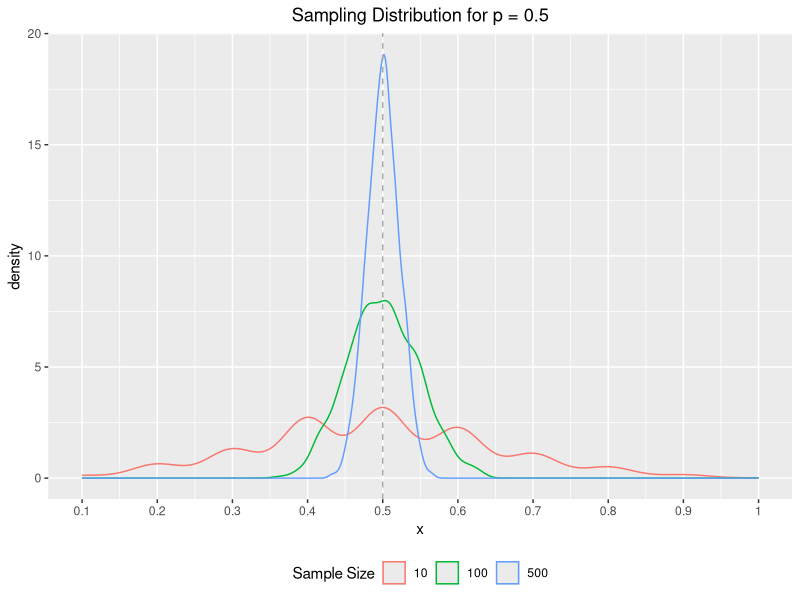
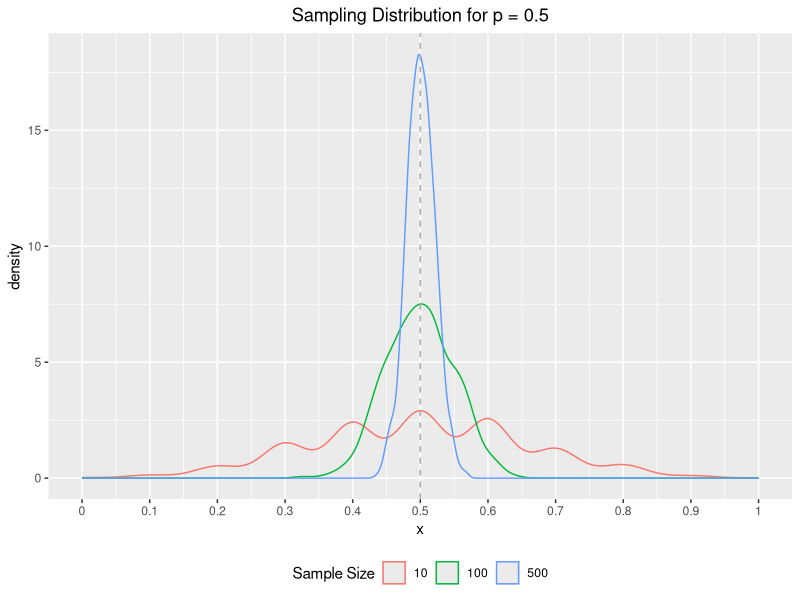

Write R code to recreate these figures, in order.
## ---- chunk 1
(avg_of_days <- (10/50 + 10/100) / 2)
(avg_of_test <- (10 + 10) / (50 + 100))
## ---- chunk 2
(avg_of_props <- (10/50 + 10/100) / 2)
(props_of_sums <- (10 + 10) / (50 + 100))
## ---- chunk 3
(avg_of_props <- (20/100 + 10/100) / 2)
(props_of_sums <- (20 + 10) / (100 + 100))
## ---- chunk 4
p <- 0.5
n <- 1000
size <- c(10, 100, 500)
samples <- lapply(size, FUN = function(x) rbinom(n, x, p) / x)
vapply(samples, FUN = function(x) round(mean(x), 3), FUN.VALUE = numeric(1))
vapply(samples, FUN = function(x) round(sd(x), 3), FUN.VALUE = numeric(1))
## ---- chunk 5
library(ggplot2)

df <- data.frame(
  s = unlist(lapply(size, FUN = function(x) rep(x,n))), 
  x = unlist(samples))

ggplot(data = df) +
  aes(x = x, col = as.character(s)) +
  geom_density() +
  geom_vline(xintercept = p, col = 'darkgrey', linetype = 2) +
  labs(
    title = "Sampling Distribution for p = 0.5",
    col = "Sample Size"
  ) +
  scale_x_continuous(breaks = seq(0, 1, 0.1), labels = seq(0, 1, 0.1)) +
  theme(
    plot.title = element_text(hjust = 0.5),
    legend.position = "bottom"
  )
## ---- chunk 6
avg_of_ratios <- (10/100 + 90/100) / 2

ratio_of_sums <- (10 + 90) / (100 + 100)

avg_of_ratios == ratio_of_sums

avg_of_ratios_uneq <- (10/100 + 180 / 200) / 2

ratio_of_sums_uneq <- (10 + 180) / (100 + 200)

avg_of_ratios_uneq == ratio_of_sums_uneq

weightavg_of_ratios_uneq <- (100/300)*(10/100) + (200/300)*(180/200)

ratio_of_sums_uneq == weightavg_of_ratios_uneq
## ---- chunk 7
df1 <- data.frame(
  numer = c( 10,  90),
  denom = c(100, 100)
)

with(df1, mean(numer)/mean(denom))
with(df1, mean(numer / denom))
## ---- chunk 8
df2 <- data.frame(
  numer = c( 10,  90*2),
  denom = c(100, 100*2)
)

with(df2, mean(numer)/mean(denom))
with(df2, mean(numer / denom))
## ---- chunk 9
set.seed(123)

# define simulation parameters ----
## n: total draws from binomial distribution
## p: proportion of successes
p <- 0.5
n <- 1000

# sample from binomials of different size ----
s010 <- rbinom(n,  10, p) /  10
s100 <- rbinom(n, 100, p) / 100
s500 <- rbinom(n, 500, p) / 500

# set results as dataframe for inspection ----
df <- data.frame(
  s = rep(c(10, 100, 500), each = n),
  x = c(s010, s100, s500)
)
## ---- chunk 10
p <- 0.5
n <- 1000
size <- c(10, 100, 500)
samples <- lapply(size, FUN = function(x) rbinom(n, x, p) / x)
vapply(samples, function(x) round(mean(x), 3), numeric(1))
vapply(samples, function(x) round(sd(x), 3), numeric(1))
## ---- chunk 11
aggregate(df$x, by = list(df$s), FUN = mean)
aggregate(df$x, by = list(df$s), FUN = sd)
## ---- chunk 12
library(ggplot2)

ggplot(data = df) +
  aes(x = x, col = as.character(s)) +
  geom_density() +
  geom_vline(xintercept = p, col = 'darkgrey', linetype = 2) +
  labs(
    title = "Sampling Distribution for p = 0.5",
    col = "Sample Size"
  ) +
  scale_x_continuous(breaks = seq(0, 1, 0.1), labels = seq(0, 1, 0.1)) +
  theme(
    plot.title = element_text(hjust = 0.5),
    legend.position = "bottom"
  )
## ---- chunk 13
p <- 0.5
n <- c(rep(100, 2), rep(1000, 7))
est <- lapply(n, FUN = function(x) rbinom(100, size = x, prob = p) / x)
